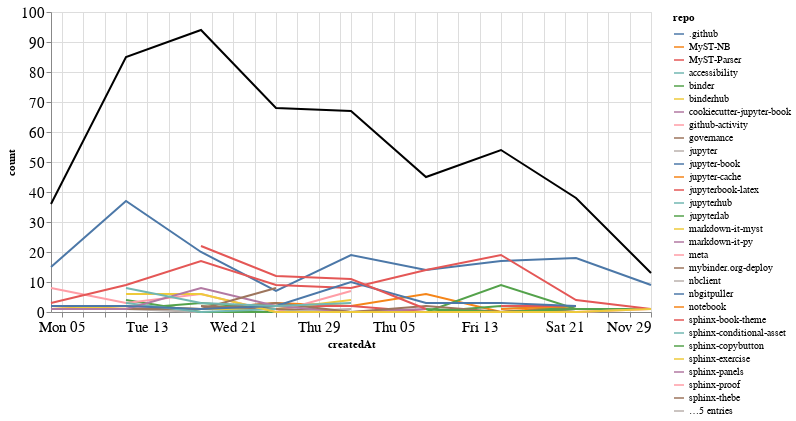

Notebook source saved alongside this figure:
### Markdown cell above
## Comments

### Code cell
comments_time = comments.groupby('repo').resample('W', on='createdAt').count()['author'].reset_index()
comments_time = comments_time.rename(columns={'author': 'count'})
comments_time_total = comments_time.groupby('createdAt').agg({"count": "sum"}).reset_index()
ch1 = alt.Chart(comments_time, width=600).mark_line().encode(
    x='createdAt',
    y='count',
    color='repo',
    tooltip="repo"
)

ch2 = alt.Chart(comments_time_total, width=600).mark_line(color="black").encode(
    x='createdAt',
    y='count',
)

ch1 + ch2

### Figure 1 — Vega-Lite specification as saved in the notebook (floating-point values rounded to 4 significant figures; data arrays with more than 128 entries replaced by an {"elided": "..."} marker saying what was removed)
{"config": {"axisLeft": {"labelFontSize": 15}, "axisBottom": {"labelFontSize": 15}}, "layer": [{"data": {"name": "data-33acf3f6c4f6c04f6f920644670874a8"}, "mark": "line", "encoding": {"color": {"type": "nominal", "field": "repo"}, "tooltip": {"type": "nominal", "field": "repo"}, "x": {"type": "temporal", "field": "createdAt"}, "y": {"type": "quantitative", "field": "count"}}, "width": 600}, {"data": {"name": "data-90506e328ef8e710aba9e10edf5542a1"}, "mark": {"type": "line", "color": "black"}, "encoding": {"x": {"type": "temporal", "field": "createdAt"}, "y": {"type": "quantitative", "field": "count"}}, "width": 600}], "$schema": "https://vega.github.io/schema/vega-lite/v4.8.1.json", "datasets": {"data-33acf3f6c4f6c04f6f920644670874a8": {"elided": "138 records"}, "data-90506e328ef8e710aba9e10edf5542a1": [{"createdAt": "2020-10-04T00:00:00", "count": 36}, {"createdAt": "2020-10-11T00:00:00", "count": 85}, {"createdAt": "2020-10-18T00:00:00", "count": 94}, {"createdAt": "2020-10-25T00:00:00", "count": 68}, {"createdAt": "2020-11-01T00:00:00", "count": 67}, {"createdAt": "2020-11-08T00:00:00", "count": 45}, {"createdAt": "2020-11-15T00:00:00", "count": 54}, {"createdAt": "2020-11-22T00:00:00", "count": 38}, {"createdAt": "2020-11-29T00:00:00", "count": 13}]}}
